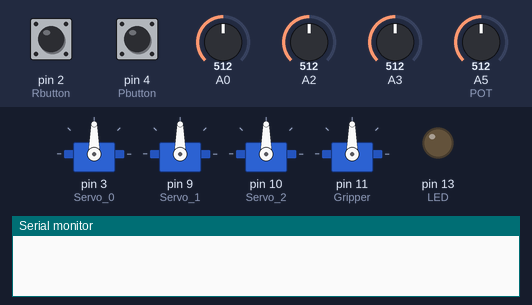
The sketch below on a simulated Arduino Uno, built with avr-gcc and run on an emulated ATmega328P. Shown: 4 × servo, output pins drawn as LEDs (lit = HIGH), the last lines printed to the serial monitor. The inputs (shaded band) are chosen by the test bench; at power-on: pin 2 (Rbutton) LOW, pin 4 (Pbutton) LOW, A0 = 512, A2 = 512, A3 = 512, A5 (POT) = 512. EEPROM starts erased.

Above: at 1.2 s.
1.3 s: pin 2 (Rbutton) pulled HIGH for 0.15 s
3.3 s: pin 4 (Pbutton) pulled HIGH for 0.15 s
At 4.7 s:
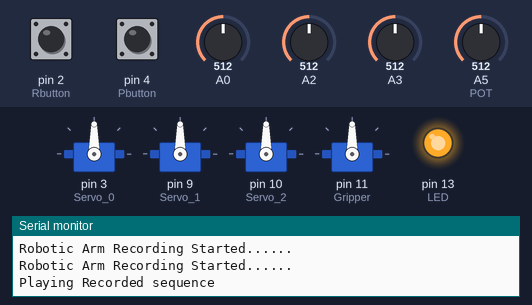
Timing chart, 0 to 12.4 s (numbered marks = the images above; inputs shaded):
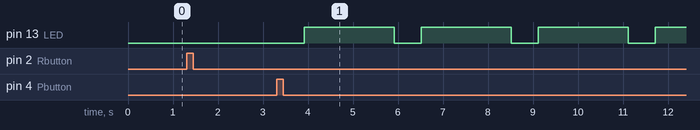

The sketch:

RecordAndPlayBotWithEEPROM.ino
```cpp
#include <Servo.h> //Servo header file
#include <EEPROM.h> //EEPROM header file

//Declare object for 4 Servo Motors and buttons
Servo Servo_0;
Servo Servo_1;
Servo Servo_2;
Servo Gripper;

const int Rbutton = 2; //Record button connected to digital pin 8
const int Pbutton = 4; //Play button connected to digital pin 9

int Rflag = 0;
int Pflag = 0;
int LED = 13;

//Global Variable Declaration
int StartRecord = 0; // variable for reading the pushbutton status
int StartPlay = 0; // variable for reading the pushbutton status

int S0_pos, S1_pos,  S2_pos, G_pos;
int P_S0_pos, P_S1_pos, P_S2_pos, P_G_pos;
int C_S0_pos, C_S1_pos, C_S2_pos, C_G_pos;
int POT_0,POT_1,POT_2,POT_4; //POT_4 -> for the gripper

int saved_data[250]; //Array for saving recorded data
int saved_data_eeprom[250]; //Array for saving recorded data in EEPROM so that array from program is not read
                            //passed by pointer to Read function

int array_index = 0;
char incoming = 0;

int action_pos;
int action_servo;

const int STARTING_EEPROM_ADDRESS = 0;

void writeIntArrayIntoEEPROM(int address, int numbers[], int arraySize){

 int addressIndex = address;
 for (int i = 0; i < arraySize; i++){
   EEPROM.write(addressIndex, numbers[i] >> 8);
   EEPROM.write(addressIndex + 1, numbers[i] & 0xFF);
   addressIndex += 2; //since each integer occupies two bytes
 }
}

void readIntArrayFromEEPROM(int address, int numbers[], int arraySize)
{
 int addressIndex = address;
 for (int i = 0; i < arraySize; i++){
   numbers[i] = (EEPROM.read(addressIndex) << 8) + EEPROM.read(addressIndex + 1);
   addressIndex += 2;
 }
}

void setup()
{
  Serial.begin(9600); //Serial Monitor for Debugging

  //TAKING INPUT FOR BUTTONS
  pinMode(Rbutton,INPUT);
  pinMode(Pbutton,INPUT);

  //OUTPUT LED
  pinMode(LED,OUTPUT);

  //Declare the pins to which the Servo Motors are connected to
Servo_0.attach(3);
Servo_1.attach(9);
Servo_2.attach(10);
Gripper.attach(11);


}

void Read_POT() //Function to read the Analog value from POT and map it to Servo value
{
   POT_0 = analogRead(A0);
   POT_1 = analogRead(A2);
   POT_2 = analogRead(A3);
   POT_4 = analogRead(A5); //Read the Analog values form all five POT
   S0_pos = map(POT_0,0,1024,10,170); //Map it for 1st Servo (Base motor)
   S1_pos = map(POT_1,0,1024,10,170); //Map it for 2nd Servo (Hip motor)

   S2_pos = map(POT_2,0,1024,10,170); //Map it for 3th Servo (Neck motor)
   G_pos  = map(POT_4,0,1024,10,170);  //Map it for 4th Servo (Gripper motor)
}

void Record() //Function to Record the movements of the Robotic Arm
{
  digitalWrite(13, LOW); //to show recording
  Read_POT(); //Read the POT values  for 1st time

  //Save the POT values in a variable initially to compare it later
     P_S0_pos = S0_pos;
     P_S1_pos = S1_pos;

     P_S2_pos = S2_pos;
     P_G_pos  = G_pos;

  Read_POT(); //Read the POT value for 2nd time

     if (P_S0_pos == S0_pos) //If 1st and 2nd value are same
     {
      Servo_0.write(S0_pos); //Control the 1st servo

      if (C_S0_pos != S0_pos) //If the POT has been turned
      {
        saved_data[array_index] = S0_pos + 0; //Save the new position to the array. Zero is added for zeroth motor (for understanding purpose)
        array_index++; //Increase the array index
      }

      C_S0_pos = S0_pos; //Saved the previous value to check if the POT has been turned
     }

  //Similarly, repeat for other 3 servo Motors
     if (P_S1_pos == S1_pos)
     {
      Servo_1.write(S1_pos);

      if (C_S1_pos != S1_pos)
      {
        saved_data[array_index] = S1_pos + 1000; //1000 is added for 2nd servo motor as differentiator
        array_index++;
      }

      C_S1_pos = S1_pos;
     }


     if (P_S2_pos == S2_pos)
     {
      Servo_2.write(S2_pos);

      if (C_S2_pos != S2_pos)
      {
        saved_data[array_index] = S2_pos + 2000; //2000 is added for 3rd servo motor as differentiator
        array_index++;
      }

      C_S2_pos = S2_pos;
     }

     if (P_G_pos == G_pos)
     {
      Gripper.write(G_pos);

      if (C_G_pos != G_pos)
      {
        saved_data[array_index] = G_pos + 3000; //3000 is added for 4th servo motor (gripper) as differentiator
        array_index++;
      }

      C_G_pos = G_pos;
     }

    delay(100);

}

void Play() //Function to play the recorded movements on the Robotic ARM
{
  digitalWrite(13, LOW); //show a new repeat
  delay(100);
  digitalWrite(13, HIGH);
  for (int Play_action=0; Play_action<array_index; Play_action++) //Navigate through every saved element in the array
  {
    action_servo = saved_data_eeprom[Play_action] / 1000; //The first character of the array element is split for knowing the servo number
    action_pos = saved_data_eeprom[Play_action] % 1000; //The last three characters of the array element is split to know the servo position

    switch(action_servo){ //Check which servo motor should be controlled
      case 0: //If zeroth(1st) motor
        Servo_0.write(action_pos);
        delay(500);
      break;

      case 1://If 1st(2nd) motor
        Servo_1.write(action_pos);
        delay(500);
      break;

      case 2://If 3rd(3rd) motor
        Servo_2.write(action_pos);
        delay(500);
      break;

      case 3://If 4th motor (gripper)
        Gripper.write(action_pos);
        delay(500);
      break;
    }


  }
}

void loop(){

    Rflag = digitalRead(Rbutton); //Read input from Record button

    while(Rflag == 1) //If user has selected Record mode
    {
      Serial.println("Robotic Arm Recording Started......");
      Record();
      //Write to EEPROM (store the array of positions)
      writeIntArrayIntoEEPROM(STARTING_EEPROM_ADDRESS,saved_data,array_index);

      Pflag = digitalRead(Pbutton); //Read input from Play button

      if(Pflag == 1)
        break;
    }

    while(Pflag == 1) //If user has selected Play Mode
    {
      Serial.println("Playing Recorded sequence");

      digitalWrite(LED,LOW); //LED HIGH
      delay(500);
      digitalWrite(LED,HIGH); //LED LOW
     readIntArrayFromEEPROM(STARTING_EEPROM_ADDRESS,saved_data_eeprom,array_index); //reads array saved in EEPROM
      Play();
    }
}
```

Measured:
- after the input at 3.3 s, pin 13 (LED): alternates HIGH for 2.0 s and LOW for 0.60 s, starting after 0.61 s
